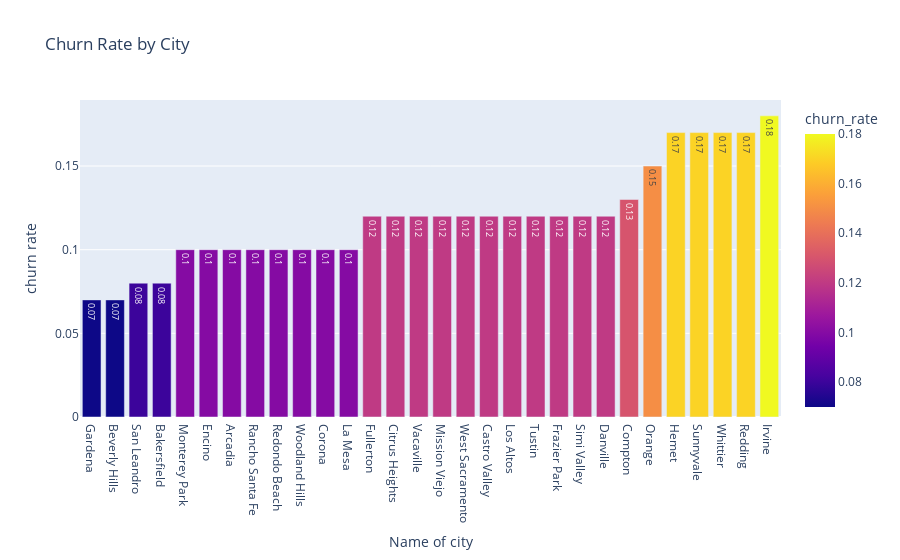

Notebook code for this chart:
### Markdown cell above
We see the largest number of customers in the Los Angeles counted 305, then San Diego counted 150.

### Code cell
fig3 = px.bar(City_ChurnLabel.sort_values(by='churn_rate', ascending=True).head(30),
              x='City', y='churn_rate', title='Churn Rate by City', text='churn_rate', color='churn_rate')
fig3.update_layout(xaxis_title="Name of city",
                    yaxis_title="churn rate")
fig3.show()

### Figure 1 — Plotly figure (JSON) as saved in the notebook; plotly's stock layout.template omitted (floating-point values rounded to 4 significant figures)
{"data": [{"alignmentgroup": "True", "hovertemplate": "City=%{x}<br>churn_rate=%{marker.color}<extra></extra>", "legendgroup": "", "marker": {"color": [0.07, 0.07, 0.08, 0.08, 0.1, 0.1, 0.1, 0.1, 0.1, 0.1, 0.1, 0.1, 0.12, 0.12, 0.12, 0.12, 0.12, 0.12, 0.12, 0.12, 0.12, 0.12, 0.12, 0.13, 0.15, 0.17, 0.17, 0.17, 0.17, 0.18], "coloraxis": "coloraxis", "pattern": {"shape": ""}}, "name": "", "offsetgroup": "", "orientation": "v", "showlegend": false, "text": [0.07, 0.07, 0.08, 0.08, 0.1, 0.1, 0.1, 0.1, 0.1, 0.1, 0.1, 0.1, 0.12, 0.12, 0.12, 0.12, 0.12, 0.12, 0.12, 0.12, 0.12, 0.12, 0.12, 0.13, 0.15, 0.17, 0.17, 0.17, 0.17, 0.18], "textposition": "auto", "type": "bar", "x": ["Gardena", "Beverly Hills", "San Leandro", "Bakersfield", "Monterey Park", "Encino", "Arcadia", "Rancho Santa Fe", "Redondo Beach", "Woodland Hills", "Corona", "La Mesa", "Fullerton", "Citrus Heights", "Vacaville", "Mission Viejo", "West Sacramento", "Castro Valley", "Los Altos", "Tustin", "Frazier Park", "Simi Valley", "Danville", "Compton", "Orange", "Hemet", "Sunnyvale", "Whittier", "Redding", "Irvine"], "xaxis": "x", "y": [0.07, 0.07, 0.08, 0.08, 0.1, 0.1, 0.1, 0.1, 0.1, 0.1, 0.1, 0.1, 0.12, 0.12, 0.12, 0.12, 0.12, 0.12, 0.12, 0.12, 0.12, 0.12, 0.12, 0.13, 0.15, 0.17, 0.17, 0.17, 0.17, 0.18], "yaxis": "y"}], "layout": {"barmode": "relative", "coloraxis": {"colorbar": {"title": {"text": "churn_rate"}}, "colorscale": [[0, "#0d0887"], [0.1111, "#46039f"], [0.2222, "#7201a8"], [0.3333, "#9c179e"], [0.4444, "#bd3786"], [0.5556, "#d8576b"], [0.6667, "#ed7953"], [0.7778, "#fb9f3a"], [0.8889, "#fdca26"], [1, "#f0f921"]]}, "legend": {"tracegroupgap": 0}, "title": {"text": "Churn Rate by City"}, "xaxis": {"anchor": "y", "domain": [0, 1], "title": {"text": "Name of city"}}, "yaxis": {"anchor": "x", "domain": [0, 1], "title": {"text": "churn rate"}}}}
